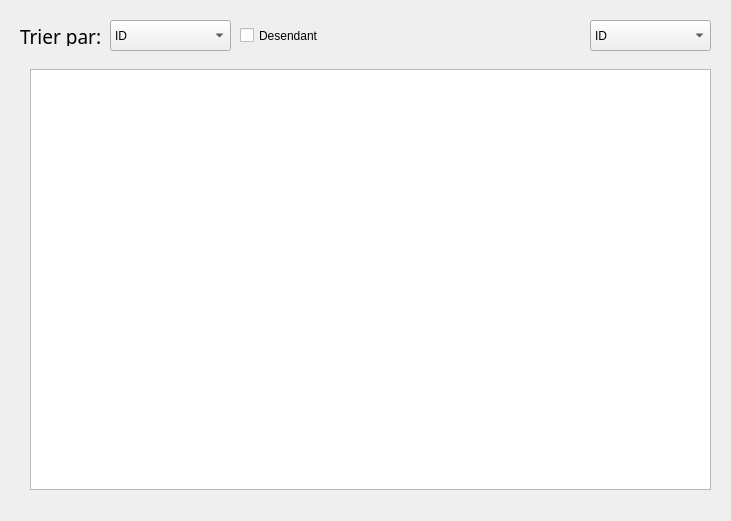
       <widget class="QWidget" name="widget" native="true">
        <property name="geometry">
         <rect>
          <x>820</x>
          <y>320</y>
          <width>731</width>
          <height>521</height>
         </rect>
        </property>
        <widget class="QComboBox" name="reach">
         <property name="geometry">
          <rect>
           <x>590</x>
           <y>20</y>
           <width>121</width>
           <height>31</height>
          </rect>
         </property>
         <item>
          <property name="text">
           <string>ID</string>
          </property>
         </item>
         <item>
          <property name="text">
           <string>NOM</string>
          </property>
         </item>
         <item>
          <property name="text">
           <string>ADRESSE_MAIL</string>
          </property>
         </item>
         <item>
          <property name="text">
           <string>MDP</string>
          </property>
         </item>
         <item>
          <property name="text">
           <string>DEPARTEMENT</string>
          </property>
         </item>
         <item>
          <property name="text">
           <string>NUMERO_TELEPHONE</string>
          </property>
         </item>
        </widget>
        <widget class="QComboBox" name="reach_2">
         <property name="geometry">
          <rect>
           <x>110</x>
           <y>20</y>
           <width>121</width>
           <height>31</height>
          </rect>
         </property>
         <item>
          <property name="text">
           <string>ID</string>
          </property>
         </item>
         <item>
          <property name="text">
           <string>NOM</string>
          </property>
         </item>
         <item>
          <property name="text">
           <string>ADRESSE_MAIL</string>
          </property>
         </item>
         <item>
          <property name="text">
           <string>MDP</string>
          </property>
         </item>
         <item>
          <property name="text">
           <string>DEPARTEMENT</string>
          </property>
         </item>
         <item>
          <property name="text">
           <string>NUMERO_TELEPHONE</string>
          </property>
         </item>
        </widget>
        <widget class="QTableView" name="tab_emp">
         <property name="geometry">
          <rect>
           <x>30</x>
           <y>69</y>
           <width>681</width>
           <height>421</height>
          </rect>
         </property>
        </widget>
        <widget class="QCheckBox" name="checkBox_2">
         <property name="geometry">
          <rect>
           <x>240</x>
           <y>20</y>
           <width>101</width>
           <height>31</height>
          </rect>
         </property>
         <property name="text">
          <string>Desendant</string>
         </property>
        </widget>
        <widget class="QLabel" name="label_9">
         <property name="geometry">
          <rect>
           <x>20</x>
           <y>26</y>
           <width>81</width>
           <height>20</height>
          </rect>
         </property>
         <property name="font">
          <font>
           <family>Bell MT</family>
           <pointsize>14</pointsize>
           <italic>false</italic>
           <bold>false</bold>
          </font>
         </property>
         <property name="text">
          <string>Trier par:</string>
         </property>
        </widget>
       </widget>
